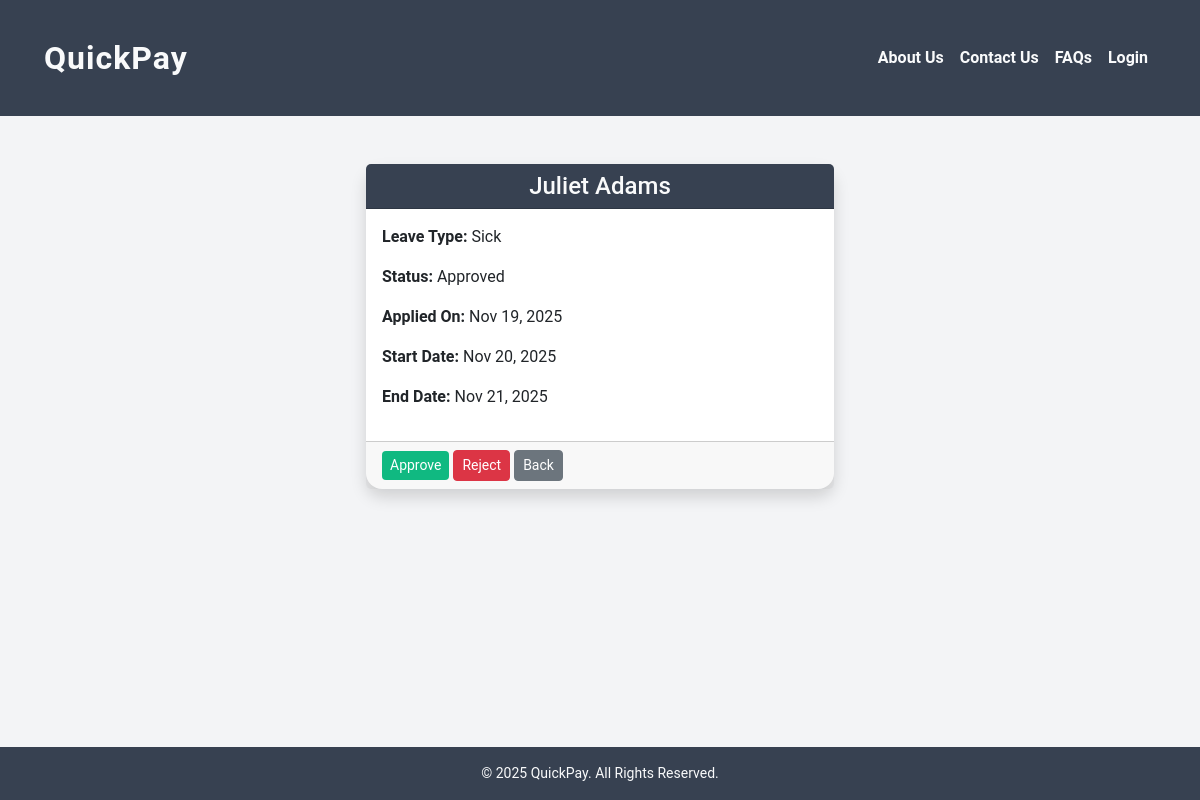
/view_leave/3/, run on the app's committed database.
### employee/models.py (models this page shows, shortened)
class LeaveRequest(models.Model):
    LEAVE_TYPES = [
        ('sick', 'Sick'),
        ('vacation', 'Vacation'),
    ]
    STATUS = [
        ('pending', 'Pending'),
        ('approved', 'Approved'),
        ('rejected', 'Rejected'),
    ]
    em = models.ForeignKey(Employee, on_delete=models.CASCADE)
    type = models.CharField(max_length=20, choices=LEAVE_TYPES)
    status = models.CharField(max_length=20, choices=STATUS, default='pending')
    applied_on = models.DateTimeField(auto_now_add=True)
    start_date = models.DateField()
    end_date = models.DateField()
    is_unpaid = models.BooleanField(default=False)

class Employee(models.Model):
    STATUS_CHOICES = [
        ('active', 'Active'),
        ('on_leave', 'On Leave'),
        ('terminated', 'Terminated'),
    ]
    DEPARTMENT_CHOICES = [
        ('hr', 'Human Resources'),
        ('finance', 'Finance'),
        ('it', 'Information Technology'),
        ('marketing', 'Marketing'),
        ('sales', 'Sales'),
        ('operations', 'Operations'),
    ]
    user = models.OneToOneField(
        settings.AUTH_USER_MODEL,
        on_delete=models.CASCADE,
        related_name='employee_profile'
    )
    department = models.CharField(max_length=100, choices=DEPARTMENT_CHOICES, default='it')
    hire_date = models.DateField()
    salary = models.DecimalField(max_digits=10, decimal_places=2)
    status = models.CharField(max_length=20, choices=STATUS_CHOICES, default='active')
    updated_on = models.DateTimeField(auto_now=True)

### user/models.py (models this page shows, shortened)
class User(AbstractUser):
    USER_TYPES = [
        ('admin', 'Admin'),
        ('hr_manager', 'HR Manager'),
        ('payroll_manager', 'Payroll Manager'),
        ('employee', 'Employee'),
    ]
    role = models.CharField(max_length=25, choices=USER_TYPES, default='employee')
    address = models.CharField(max_length=150, null=True, blank=True)
    phone = models.CharField(max_length=10, null=True, blank=True)
    office_mail = models.EmailField(unique=True, null=True, blank=True)

### employee/views.py (the view, shortened to what this page needs)
# urls.py: path('view_leave/<int:leave_id>/', employee.views.view_leave, name='view_leave'),
def view_leave(request, leave_id):
    leave = get_object_or_404(LeaveRequest, id=leave_id)
    return render(request, 'view_leave.html', {"leave": leave})

### Templates/view_leave.html (shortened to what this page needs)
{% extends 'base.html' %}
{% load static %}
{% block content %}
<div class="container mt-5" style="max-width: 500px;">
    <div class="card shadow border-0">
        <div class="card-header bg-secondary text-white text-center">
            <h4 class="mb-0">{{ leave.em.user.get_full_name }}</h4>
        </div>
        <div class="card-body">
            <p><strong>Leave Type:</strong> {{ leave.get_type_display }}</p>
            <p><strong>Status:</strong> {{ leave.status|capfirst }}</p>
            <p><strong>Applied On:</strong> {{ leave.applied_on|date:"M d, Y" }}</p>
            <p><strong>Start Date:</strong> {{ leave.start_date|date:"M d, Y" }}</p>
            <p><strong>End Date:</strong> {{ leave.end_date|date:"M d, Y" }}</p>
        </div>
        <div class="card-footer d-flex justify-content-between">
            <form method="POST" class="m-0">
                <button name="action" value="approve" class="btn btn-success btn-sm">Approve</button>
                <button name="action" value="reject" class="btn btn-danger btn-sm">Reject</button>
                <a href="{% url 'manage_leaves' %}" class="btn btn-secondary btn-sm">Back</a>
            </form>
        </div>
    </div>
</div>
{% endblock %}

### static/css/mystyle.css (style rules this page uses)
body { margin: 0; font-family: "Roboto", "Segoe UI", sans-serif; background: #f3f4f6; color: #1f2937; }
.container { display: flex; gap: 2rem; margin: 3rem auto; max-width: 1100px; padding: 0 1rem; }
.bg-secondary { background: #374151 !important; color: #f9fafb !important; }
.card { border-radius: 16px; transition: transform 0.2s ease, box-shadow 0.2s ease; word-wrap: break-word; }
.btn-success { background-color: #10b981 !important; border: none; }
.card { flex: 1; display: flex; flex-direction: column; justify-content: space-between; }

### data on the page
LeaveRequest: em.user.get_full_name "Juliet Adams", type "Sick", status "Approved", applied_on "Nov 19, 2025", start_date "Nov 20, 2025", end_date "Nov 21, 2025"
